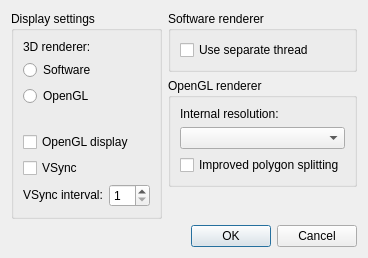
<?xml version="1.0" encoding="UTF-8"?>
<ui version="4.0">
 <class>VideoSettingsDialog</class>
 <widget class="QDialog" name="VideoSettingsDialog">
  <property name="geometry">
   <rect>
    <x>0</x>
    <y>0</y>
    <width>408</width>
    <height>262</height>
   </rect>
  </property>
  <property name="sizePolicy">
   <sizepolicy hsizetype="Preferred" vsizetype="Preferred">
    <horstretch>0</horstretch>
    <verstretch>0</verstretch>
   </sizepolicy>
  </property>
  <property name="windowTitle">
   <string>Video settings - melonDS</string>
  </property>
  <layout class="QGridLayout" name="gridLayout">
   <property name="sizeConstraint">
    <enum>QLayout::SetFixedSize</enum>
   </property>
   <property name="horizontalSpacing">
    <number>-1</number>
   </property>
   <item row="1" column="1">
    <widget class="QGroupBox" name="groupBox_3">
     <property name="title">
      <string>OpenGL renderer</string>
     </property>
     <layout class="QGridLayout" name="gridLayout_4">
      <item row="0" column="0">
       <widget class="QLabel" name="label_3">
        <property name="text">
         <string>Internal resolution:</string>
        </property>
       </widget>
      </item>
      <item row="1" column="0">
       <widget class="QComboBox" name="cbxGLResolution">
        <property name="whatsThis">
         <string>&lt;html&gt;&lt;head/&gt;&lt;body&gt;&lt;p&gt;The resolution at which the 3D graphics will be rendered. Higher resolutions improve graphics quality when the main window is enlarged, but may also cause glitches.&lt;/p&gt;&lt;/body&gt;&lt;/html&gt;</string>
        </property>
       </widget>
      </item>
      <item row="2" column="0">
       <widget class="QCheckBox" name="cbBetterPolygons">
        <property name="whatsThis">
         <string>&lt;html&gt;&lt;head/&gt;&lt;body&gt;&lt;p&gt;Enabling this may help reduce distortion on quads and more complex polygons, but may also reduce performance.&lt;/p&gt;&lt;/body&gt;&lt;/html&gt;</string>
        </property>
        <property name="text">
         <string>Improved polygon splitting</string>
        </property>
       </widget>
      </item>
     </layout>
    </widget>
   </item>
   <item row="0" column="1">
    <widget class="QGroupBox" name="groupBox_2">
     <property name="title">
      <string>Software renderer</string>
     </property>
     <layout class="QGridLayout" name="gridLayout_3">
      <item row="0" column="0">
       <widget class="QCheckBox" name="cbSoftwareThreaded">
        <property name="whatsThis">
         <string>&lt;html&gt;&lt;head/&gt;&lt;body&gt;&lt;p&gt;Run the software renderer on a separate thread. Yields better performance on multi-core CPUs.&lt;/p&gt;&lt;/body&gt;&lt;/html&gt;</string>
        </property>
        <property name="text">
         <string>Use separate thread</string>
        </property>
       </widget>
      </item>
     </layout>
    </widget>
   </item>
   <item row="4" column="0" colspan="2">
    <widget class="QDialogButtonBox" name="buttonBox">
     <property name="orientation">
      <enum>Qt::Horizontal</enum>
     </property>
     <property name="standardButtons">
      <set>QDialogButtonBox::Cancel|QDialogButtonBox::Ok</set>
     </property>
    </widget>
   </item>
   <item row="0" column="0" rowspan="3" alignment="Qt::AlignTop">
    <widget class="QGroupBox" name="groupBox">
     <property name="title">
      <string>Display settings</string>
     </property>
     <layout class="QGridLayout" name="gridLayout_2">
      <item row="6" column="0">
       <widget class="QLabel" name="label_2">
        <property name="sizePolicy">
         <sizepolicy hsizetype="Fixed" vsizetype="Fixed">
          <horstretch>0</horstretch>
          <verstretch>0</verstretch>
         </sizepolicy>
        </property>
        <property name="whatsThis">
         <string>&lt;html&gt;&lt;head/&gt;&lt;body&gt;&lt;p&gt;The interval at which to synchronize to the monitor's refresh rate. Set to 1 for a 60Hz monitor, 2 for 120Hz, ...&lt;/p&gt;&lt;/body&gt;&lt;/html&gt;</string>
        </property>
        <property name="text">
         <string>VSync interval:</string>
        </property>
       </widget>
      </item>
      <item row="6" column="1">
       <widget class="QSpinBox" name="sbVSyncInterval">
        <property name="whatsThis">
         <string>&lt;html&gt;&lt;head/&gt;&lt;body&gt;&lt;p&gt;The interval at which to synchronize to the monitor's refresh rate. Set to 1 for a 60Hz monitor, 2 for 120Hz, ...&lt;/p&gt;&lt;/body&gt;&lt;/html&gt;</string>
        </property>
        <property name="minimum">
         <number>1</number>
        </property>
        <property name="maximum">
         <number>20</number>
        </property>
       </widget>
      </item>
      <item row="4" column="0" colspan="2">
       <widget class="QCheckBox" name="cbGLDisplay">
        <property name="whatsThis">
         <string>&lt;html&gt;&lt;head/&gt;&lt;body&gt;&lt;p&gt;Use OpenGL to draw the DS screens to the main window. May result in better frame pacing. Mandatory when using the OpenGL 3D renderer.&lt;/p&gt;&lt;/body&gt;&lt;/html&gt;</string>
        </property>
        <property name="text">
         <string>OpenGL display</string>
        </property>
       </widget>
      </item>
      <item row="5" column="0" colspan="2">
       <widget class="QCheckBox" name="cbVSync">
        <property name="whatsThis">
         <string>&lt;html&gt;&lt;head/&gt;&lt;body&gt;&lt;p&gt;When using OpenGL, synchronize the video output to your monitor's refresh rate.&lt;/p&gt;&lt;/body&gt;&lt;/html&gt;</string>
        </property>
        <property name="text">
         <string>VSync</string>
        </property>
       </widget>
      </item>
      <item row="3" column="0" colspan="2">
       <spacer name="verticalSpacer">
        <property name="orientation">
         <enum>Qt::Vertical</enum>
        </property>
        <property name="sizeType">
         <enum>QSizePolicy::Fixed</enum>
        </property>
        <property name="sizeHint" stdset="0">
         <size>
          <width>20</width>
          <height>20</height>
         </size>
        </property>
       </spacer>
      </item>
      <item row="2" column="0" colspan="2">
       <widget class="QRadioButton" name="rb3DOpenGL">
        <property name="whatsThis">
         <string>&lt;html&gt;&lt;head/&gt;&lt;body&gt;&lt;p&gt;The OpenGL renderer may be faster than software and supports graphical enhancements, but is more prone to glitches.&lt;/p&gt;&lt;/body&gt;&lt;/html&gt;</string>
        </property>
        <property name="text">
         <string>OpenGL</string>
        </property>
       </widget>
      </item>
      <item row="1" column="0" colspan="2">
       <widget class="QRadioButton" name="rb3DSoftware">
        <property name="whatsThis">
         <string>&lt;html&gt;&lt;head/&gt;&lt;body&gt;&lt;p&gt;The software renderer is more accurate and less prone to rendering glitches, but requires more CPU power.&lt;/p&gt;&lt;/body&gt;&lt;/html&gt;</string>
        </property>
        <property name="text">
         <string>Software</string>
        </property>
       </widget>
      </item>
      <item row="0" column="0" colspan="2">
       <widget class="QLabel" name="label">
        <property name="text">
         <string>3D renderer:</string>
        </property>
       </widget>
      </item>
     </layout>
    </widget>
   </item>
  </layout>
 </widget>
 <tabstops>
  <tabstop>rb3DSoftware</tabstop>
  <tabstop>rb3DOpenGL</tabstop>
  <tabstop>cbGLDisplay</tabstop>
  <tabstop>cbVSync</tabstop>
  <tabstop>sbVSyncInterval</tabstop>
  <tabstop>cbSoftwareThreaded</tabstop>
  <tabstop>cbxGLResolution</tabstop>
  <tabstop>cbBetterPolygons</tabstop>
 </tabstops>
 <resources/>
 <connections>
  <connection>
   <sender>buttonBox</sender>
   <signal>accepted()</signal>
   <receiver>VideoSettingsDialog</receiver>
   <slot>accept()</slot>
   <hints>
    <hint type="sourcelabel">
     <x>248</x>
     <y>254</y>
    </hint>
    <hint type="destinationlabel">
     <x>157</x>
     <y>274</y>
    </hint>
   </hints>
  </connection>
  <connection>
   <sender>buttonBox</sender>
   <signal>rejected()</signal>
   <receiver>VideoSettingsDialog</receiver>
   <slot>reject()</slot>
   <hints>
    <hint type="sourcelabel">
     <x>316</x>
     <y>260</y>
    </hint>
    <hint type="destinationlabel">
     <x>286</x>
     <y>274</y>
    </hint>
   </hints>
  </connection>
 </connections>
</ui>
